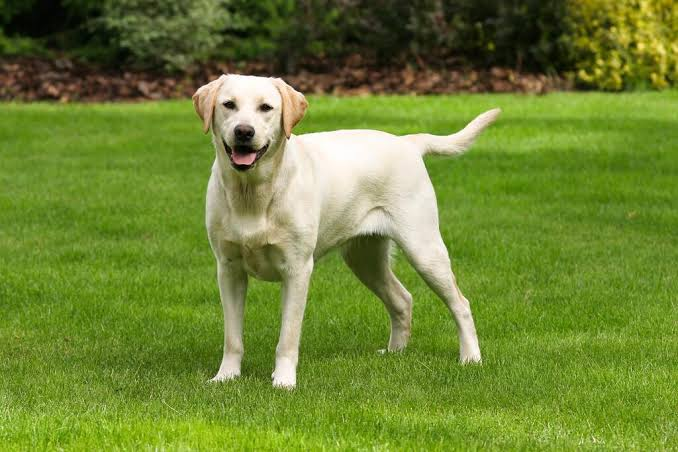
#> input picture card-21/course/classificacao/image.png, 678 x 452 px, given in place of the camera
$ python detecting_pratica.py
#> lines starting #> are read from the running program, lines starting #| are printed output that depends on the picture; after the words box and inside, x2 and y2 are one past the last pixel; in counts of white or black regions, pixels touching at a corner belong together
import cv2
import numpy as np
from collections import deque

cap = cv2.VideoCapture(0)# abre a webcam

pts = deque(maxlen=100)
# o deque é uma funcao que elimina o valor mais antigo ao adicionar outro, entao no 101° ponto ele elimina da lista o 1°

while True:
    _, frame = cap.read()
#> frame is the input picture: shape (452, 678, 3); mean B, G, R 51.9, 131.9, 110.4

    hsv = cv2.cvtColor(frame,cv2.COLOR_BGR2HSV)
#> hsv: shape (452, 678, 3); mean H, S, V 35.8, 164.8, 134.2

    low_red = np.array([161,155,84])
    high_red = np.array([179,255,255])
    red_mask = cv2.inRange(hsv, low_red, high_red)
#> red_mask: shape (452, 678); every value is 0
    red = cv2.bitwise_and(frame,frame,mask=red_mask)
#> red: shape (452, 678, 3); every value is 0

    low_blue = np.array([94,80,2])
    high_blue = np.array([126,255,255])
    blue_mask = cv2.inRange(hsv,low_blue,high_blue)
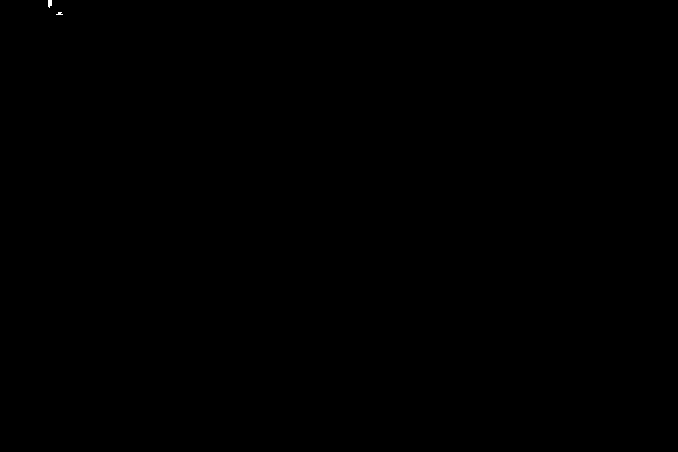
#> blue_mask: shape (452, 678); 0.01% white; 2 white regions (1 under 20 px), largest, box (x1, y1, x2, y2) and area: (48, 0, 52, 8) 27
    blue = cv2.bitwise_and(frame,frame,mask=blue_mask)

    low_green = np.array([25,52,72])
    high_green = np.array([102,255,255])
    green_mask = cv2.inRange(hsv,low_green,high_green)
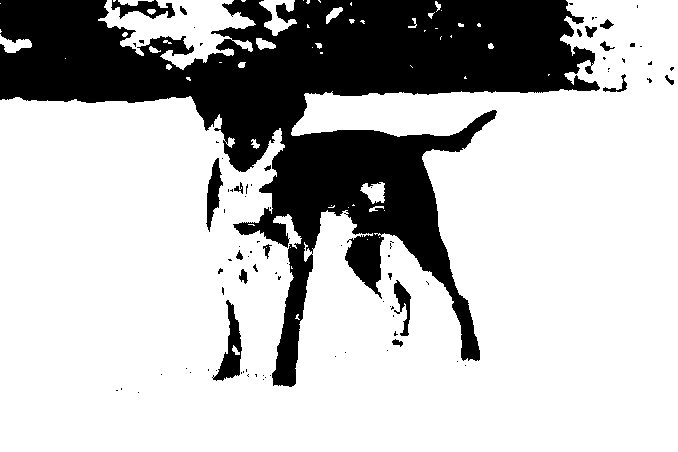
#> green_mask: shape (452, 678); 74% white; 89 black regions (71 under 20 px), largest, box (x1, y1, x2, y2) and area: (0, 0, 600, 387) 75999, (212, 300, 242, 381) 952, (111, 0, 175, 19) 608

    kernel = np.ones((5,5), np.uint8)
    # cria uma matriz 5x5 de 1 segundo
    erode = cv2.erode(blue_mask,kernel,iterations=1)
    # tira ruidos brancos
    resultado = cv2.dilate(erode, kernel, iterations=1)
    # volta o ruido para o mesmo tamanho(o que sobrou ele) para nao quebrar a imagemm
    contornos, hierarquia = cv2.findContours(resultado,cv2.RETR_EXTERNAL,cv2.CHAIN_APPROX_SIMPLE)
#> contornos = []
    # pega os contornos dos objetos presentes no frame

    if contornos:
        # se a lista tiver pelo menos 1 elemento, ou seja, se achar pelo menos 1 objeto rastreavel, pega o que tem maior tamanho
        maior_contorno = max(contornos,key=cv2.contourArea)

        M = cv2.moments(maior_contorno)
        cx = int(M["m10"] / M["m00"])
        cy = int(M["m01"] / M["m00"])
        # calcula o centroide do objeto(contorno)
        pts.append((cx,cy))
        # adiciona a lista a cordenada para traçar a linha

    for i in range(1,len(pts)):
            cv2.line(frame, pts[i-1],pts[i],(34,65,255), 5)
            # pega cada par da lista de coordenadas para desenhar a linha por essas coordenadas

    green = cv2.bitwise_and(frame,frame,mask=resultado)


    low = np.array([0,42,0])
    high = np.array([179,255,255])
    mask = cv2.inRange(hsv,low,high)
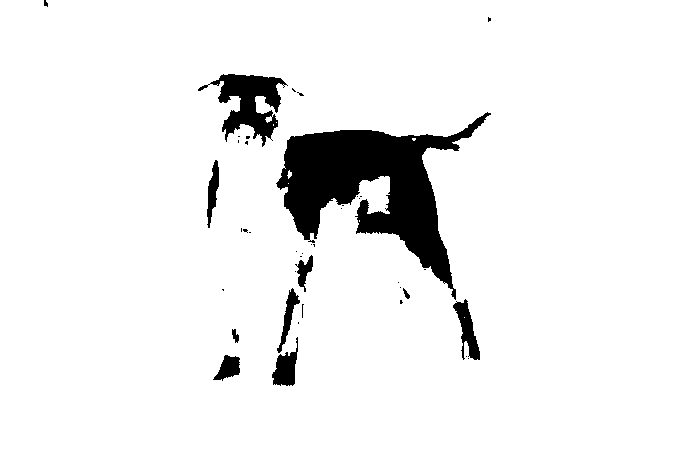
#> mask: shape (452, 678); 93.3% white; 41 black regions (30 under 20 px), largest, box (x1, y1, x2, y2) and area: (276, 112, 491, 300) 14581, (198, 74, 288, 147) 2737, (453, 299, 480, 360) 727
    result = cv2.bitwise_and(frame,frame,mask=mask)
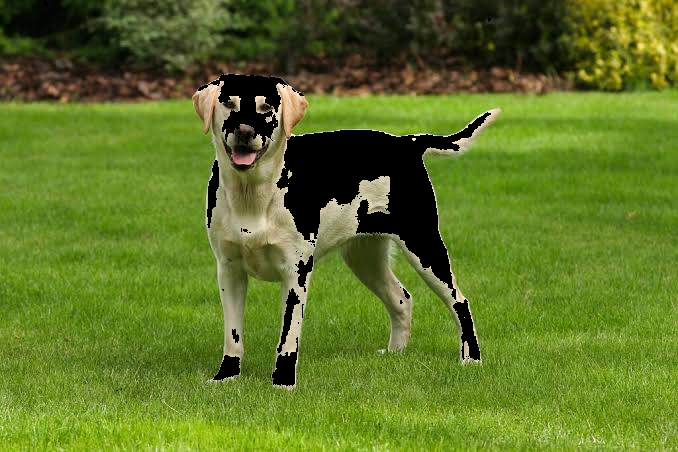
#> result: shape (452, 678, 3); mean B, G, R 37.8, 116.8, 94.8

    cv2.imshow("Frame",frame)
    # [5 lines of commented-out code are left out]


    key = cv2.waitKey(1)
#> (key Esc is pressed here)
    if key == 27:
        break
